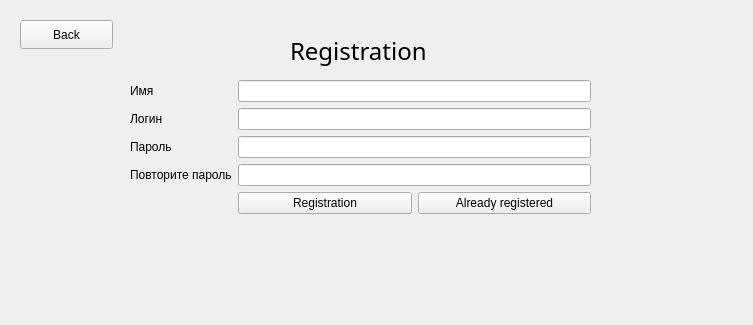
<?xml version="1.0" encoding="UTF-8"?>
<ui version="4.0">
 <class>form_registration</class>
 <widget class="QWidget" name="form_registration">
  <property name="geometry">
   <rect>
    <x>0</x>
    <y>0</y>
    <width>753</width>
    <height>325</height>
   </rect>
  </property>
  <property name="windowTitle">
   <string>Form</string>
  </property>
  <widget class="QLabel" name="label_4">
   <property name="geometry">
    <rect>
     <x>290</x>
     <y>30</y>
     <width>191</width>
     <height>41</height>
    </rect>
   </property>
   <property name="font">
    <font>
     <family>Arial Rounded MT Bold</family>
     <pointsize>18</pointsize>
     <italic>false</italic>
     <bold>false</bold>
    </font>
   </property>
   <property name="styleSheet">
    <string notr="true">font: 18pt &quot;Arial Rounded MT Bold&quot;;</string>
   </property>
   <property name="text">
    <string>Registration</string>
   </property>
  </widget>
  <widget class="QPushButton" name="push_Back">
   <property name="geometry">
    <rect>
     <x>20</x>
     <y>20</y>
     <width>93</width>
     <height>29</height>
    </rect>
   </property>
   <property name="styleSheet">
    <string notr="true">font: 10pt &quot;Arial Rounded MT Bold&quot;;</string>
   </property>
   <property name="text">
    <string>Back</string>
   </property>
  </widget>
  <widget class="QWidget" name="">
   <property name="geometry">
    <rect>
     <x>130</x>
     <y>80</y>
     <width>461</width>
     <height>186</height>
    </rect>
   </property>
   <layout class="QFormLayout" name="formLayout">
    <item row="0" column="1">
     <widget class="QLineEdit" name="lineEdit"/>
    </item>
    <item row="1" column="1">
     <widget class="QLineEdit" name="lineEdit_4"/>
    </item>
    <item row="4" column="0">
     <layout class="QVBoxLayout" name="verticalLayout"/>
    </item>
    <item row="0" column="0">
     <widget class="QLabel" name="label">
      <property name="text">
       <string>Имя</string>
      </property>
     </widget>
    </item>
    <item row="1" column="0">
     <widget class="QLabel" name="label_5">
      <property name="text">
       <string>Логин</string>
      </property>
     </widget>
    </item>
    <item row="2" column="1">
     <widget class="QLineEdit" name="lineEdit_2"/>
    </item>
    <item row="2" column="0">
     <widget class="QLabel" name="label_2">
      <property name="text">
       <string>Пароль</string>
      </property>
     </widget>
    </item>
    <item row="3" column="0">
     <widget class="QLabel" name="label_3">
      <property name="text">
       <string>Повторите пароль</string>
      </property>
     </widget>
    </item>
    <item row="3" column="1">
     <widget class="QLineEdit" name="lineEdit_3"/>
    </item>
    <item row="4" column="1">
     <layout class="QHBoxLayout" name="horizontalLayout">
      <item>
       <widget class="QPushButton" name="pushReg">
        <property name="text">
         <string>Registration</string>
        </property>
       </widget>
      </item>
      <item>
       <widget class="QPushButton" name="alreadyReg">
        <property name="text">
         <string>Already registered</string>
        </property>
       </widget>
      </item>
     </layout>
    </item>
   </layout>
  </widget>
  <zorder>lineEdit</zorder>
  <zorder>lineEdit_2</zorder>
  <zorder>lineEdit_3</zorder>
  <zorder>label_4</zorder>
  <zorder>label_3</zorder>
  <zorder>lineEdit_4</zorder>
  <zorder>push_Back</zorder>
  <zorder>label_3</zorder>
  <zorder>label_2</zorder>
  <zorder>label_5</zorder>
  <zorder>label</zorder>
 </widget>
 <resources/>
 <connections/>
</ui>
